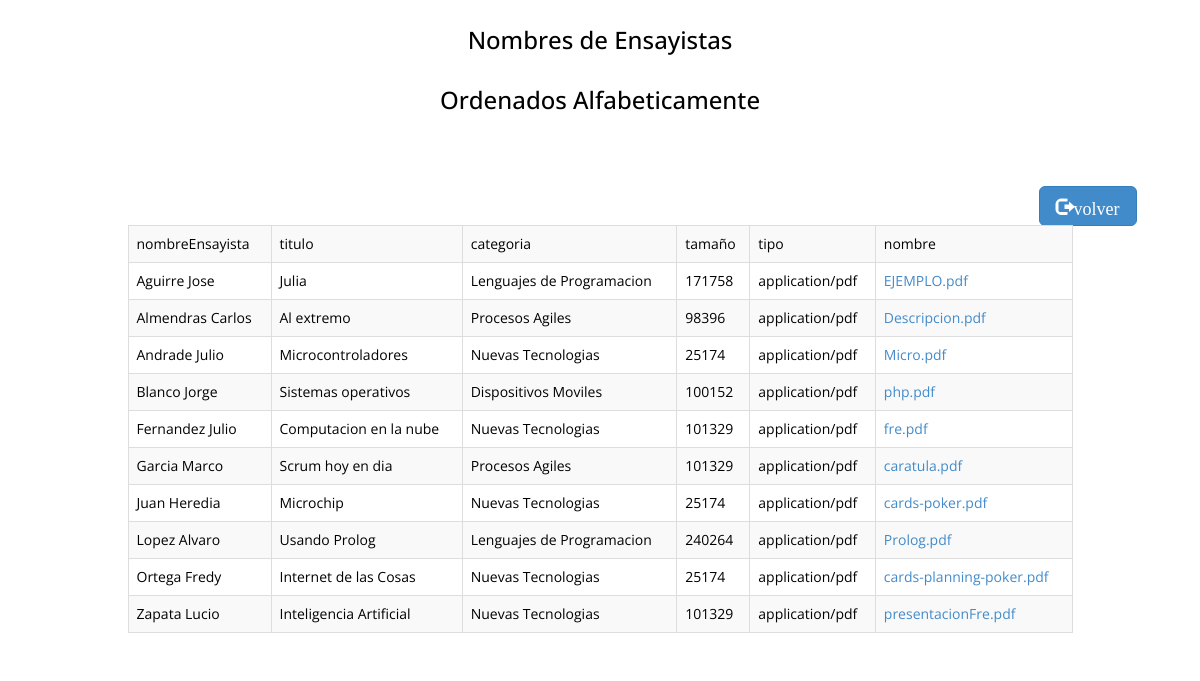
/alfabe.php, run on the app's committed database.
### tables this page shows
CREATE TABLE `documento` (
  `id_documento` int(10) UNSIGNED NOT NULL,
  `nombreEnsayista` varchar(150) DEFAULT NULL,
  `titulo` varchar(150) DEFAULT NULL,
  `categoria` mediumtext,
  `tamanio` int(10) UNSIGNED DEFAULT NULL,
  `tipo` varchar(150) DEFAULT NULL,
  `nombre_archivo` varchar(255) DEFAULT NULL
);

### config.inc.php (called while the page is built, shortened)
<?php
class Conect_MySql {
     var $obj = array ( "dbname"	=>	"test",
                       "dbuser"		=>	"root"		,
                       "dbpwd"		=>	""		,
                       "dbhost"		=>	"localhost"	);
     var $db_connect_id = "";
    private function connect(){
		$this->db_connect_id = mysqli_connect($this->obj['dbhost'],$this->obj['dbuser'],$this->obj['dbpwd'],$this->obj['dbname']);
  }
function execute($query) {
        $this->q_id = mysqli_query($this->db_connect_id,$query);
	return $this->q_id;
    }
  public function fetch_row($q_id = "") {
        $result = mysqli_fetch_array($q_id);
        return $result;
    }
}
?>

### alfabe.php (the view, shortened to what this page needs)
<!DOCTYPE html>
<html>
    <head>
        <link href="assets/css/bootstrap.css" rel="stylesheet" />
        <link href="assets/css/font-awesome.min.css" rel="stylesheet" />
        <link href="assets/css/style.css" rel="stylesheet" />
    </head>
    <body>
        <h3 class="text-center">Nombres de Ensayistas</h3>
		 <h3 class="text-center">Ordenados Alfabeticamente</h3>
        <div class="container">
            <div class="row main-low-margin text-center">
                <div class="col-md-offset-10 col-md-2 col-sm-2">
                    <a class="btn btn-primary btn-lg glyphicon glyphicon-log-out" type="link" href="menu.organizar.php">volver</a>
                </div>
            </div>
        </div>
        <div class="container">
            <div class="row">
            <div class="col-md-offset-1 col-md-10">
                <table class="table table-striped table-bordered">
                <tr>
				<td>nombreEnsayista</td>
                <td>titulo</td>
                <td>categoria</td>
                <td>tamaño</td>
                <td>tipo</td>
                <td>nombre</td>
                </tr>
                <?php
                include 'config.inc.php';
                $db=new Conect_MySql();
                $sql = "SELECT * FROM `documento` ORDER BY nombreEnsayista";
                $query = $db->execute($sql);
                while($datos=$db->fetch_row($query)){?>
                <tr>
				 <td><?php echo $datos['nombreEnsayista']; ?></td>
                <td><?php echo $datos['titulo']; ?></td>
                <td><?php echo $datos['categoria']; ?></td>
                <td><?php echo $datos['tamanio']; ?></td>
                <td><?php echo $datos['tipo']; ?></td>
                <td><a href="archivo.php?id=<?php echo $datos['id_documento']?>"><?php echo $datos['nombre_archivo']; ?></a></td>
                </tr>
                <?php  } ?>
                </table>
            </div>
        </div>
        </div>
    </body>
</html>

### assets/css/style.css (style rules this page uses)
body { font-family: 'Open Sans', sans-serif; font-size: 14px; color: #000; line-height: 16px; font-weight: 400; background:url('assets/img/slider/images/3.png') repeat 0 0; }
h1, h2, h3, h4, h5, h6 { font-family: 'Open Sans', sans-serif; line-height: 40px; }
.text-center { text-align: center; }
.main-low-margin { margin-top: 55px; }
a, a:hover { text-decoration: none; }

### data on the page
documento: nombreEnsayista "Aguirre Jose", titulo "Julia", categoria "Lenguajes de Programacion", tamanio "171758", tipo "application/pdf", nombre_archivo "EJEMPLO.pdf"
documento: nombreEnsayista "Almendras Carlos", titulo "Al extremo", categoria "Procesos Agiles", tamanio "98396", tipo "application/pdf", nombre_archivo "Descripcion.pdf"
documento: nombreEnsayista "Andrade Julio", titulo "Microcontroladores", categoria "Nuevas Tecnologias", tamanio "25174", tipo "application/pdf", nombre_archivo "Micro.pdf"
documento: nombreEnsayista "Blanco Jorge", titulo "Sistemas operativos", categoria "Dispositivos Moviles", tamanio "100152", tipo "application/pdf", nombre_archivo "php.pdf"
documento: nombreEnsayista "Fernandez Julio", titulo "Computacion en la nube", categoria "Nuevas Tecnologias", tamanio "101329", tipo "application/pdf", nombre_archivo "fre.pdf"
documento: nombreEnsayista "Garcia Marco", titulo "Scrum hoy en dia", categoria "Procesos Agiles", tamanio "101329", tipo "application/pdf", nombre_archivo "caratula.pdf"
documento: nombreEnsayista "Juan Heredia", titulo "Microchip", categoria "Nuevas Tecnologias", tamanio "25174", tipo "application/pdf", nombre_archivo "cards-poker.pdf"
documento: nombreEnsayista "Lopez Alvaro", titulo "Usando Prolog", categoria "Lenguajes de Programacion", tamanio "240264", tipo "application/pdf", nombre_archivo "Prolog.pdf"
documento: nombreEnsayista "Ortega Fredy", titulo "Internet de las Cosas", categoria "Nuevas Tecnologias", tamanio "25174", tipo "application/pdf", nombre_archivo "cards-planning-poker.pdf"
documento: nombreEnsayista "Zapata Lucio", titulo "Inteligencia Artificial", categoria "Nuevas Tecnologias", tamanio "101329", tipo "application/pdf", nombre_archivo "presentacionFre.pdf"
